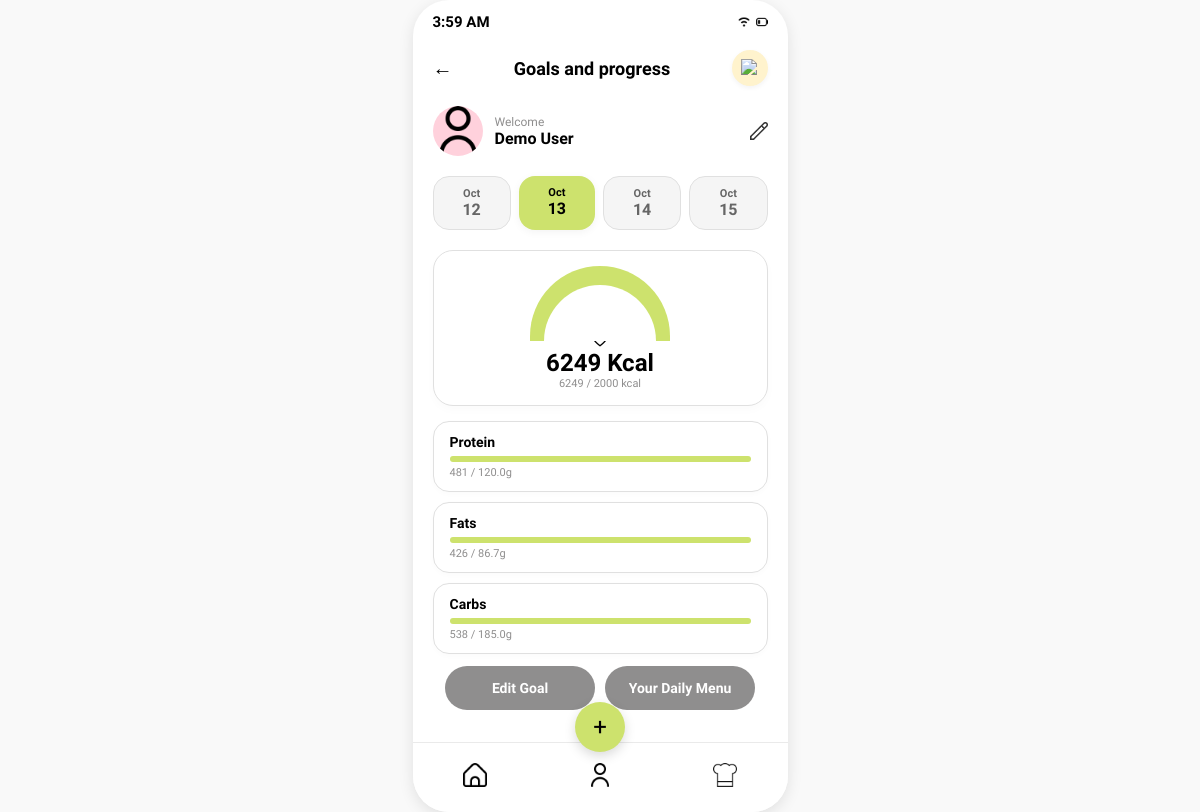
/dashboard, run on the app's committed database.
### tables this page shows
CREATE TABLE goals (
            id INTEGER PRIMARY KEY AUTOINCREMENT,
            user_id INTEGER NOT NULL UNIQUE,
            calories INTEGER NOT NULL,
            protein_percent INTEGER NOT NULL,
            carbohydrate_percent INTEGER NOT NULL,
            fat_percent INTEGER NOT NULL,
            protein_grams REAL NOT NULL,
            carbohydrate_grams REAL NOT NULL,
            fat_grams REAL NOT NULL,
            updated_at TEXT NOT NULL DEFAULT CURRENT_TIMESTAMP,
            FOREIGN KEY (user_id) REFERENCES users(id) ON DELETE CASCADE
        );

### app.py (the view)
@app.route("/dashboard", methods=["GET", "POST"])
def dashboard():
    selected_day, date_options = get_compact_date_options(request.args.get("date"))
    selected_date = selected_day.isoformat()
    goal_targets = {
        "calories": 0,
        "protein": 0,
        "fats": 0,
        "carbs": 0,
    }
    consumed = {"calories": 0.0, "protein": 0.0, "fats": 0.0, "carbs": 0.0}
    profile_name = None
    with get_database_connection() as connection:
        user_id = get_food_user_id(connection)
        goal = None
        if user_id is not None:
            goal = connection.execute(
                """
                SELECT calories, protein_grams, carbohydrate_grams, fat_grams
                FROM goals
                WHERE user_id = ?
                """,
                (user_id,),
            ).fetchone()
            consumed = get_daily_nutrition_totals(connection, user_id, selected_date)
            profile_row = get_saved_profile(connection, user_id)
            profile_name = profile_row["name"] if profile_row is not None else None
    if goal is not None:
        goal_targets = {
            "calories": goal["calories"],
            "protein": goal["protein_grams"],
            "fats": goal["fat_grams"],
            "carbs": goal["carbohydrate_grams"],
        }
    consumed_display = {
        nutrient: format_nutrition_value(value) for nutrient, value in consumed.items()
    }
    progress = {
        "calories": calculate_progress(consumed["calories"], goal_targets["calories"]),
        "protein": calculate_progress(consumed["protein"], goal_targets["protein"]),
        "fats": calculate_progress(consumed["fats"], goal_targets["fats"]),
        "carbs": calculate_progress(consumed["carbs"], goal_targets["carbs"]),
    }
    return render_template(
        "dashboard.html",
        selected_date=selected_date,
        date_options=date_options,
        goal_targets=goal_targets,
        consumed=consumed,
        consumed_display=consumed_display,
        progress=progress,
        profile_name=profile_name or "Demo User",
    )

### app.py (called while the page is built)
def get_database_connection():
    return open_database_connection(app.config["DATABASE"])

def active_demo_user_id():
    user_id = session.get("user_id")
    if user_id is None:
        return None
    with get_database_connection() as connection:
        user = connection.execute(
            "SELECT id FROM users WHERE id = ?", (user_id,)
        ).fetchone()
    return user["id"] if user is not None else None

def get_food_user_id(connection):
    session_user_id = active_demo_user_id()
    if session_user_id is not None:
        return session_user_id
    users = connection.execute("SELECT id FROM users ORDER BY id LIMIT 2").fetchall()
    return users[0]["id"] if len(users) == 1 else None

def get_daily_nutrition_totals(connection, user_id, meal_date):
    totals = {"calories": 0.0, "protein": 0.0, "fats": 0.0, "carbs": 0.0}
    if user_id is None:
        return totals
    row = connection.execute(
        """
        SELECT COALESCE(SUM(calories), 0) AS calories,
               COALESCE(SUM(protein_grams), 0) AS protein,
               COALESCE(SUM(fat_grams), 0) AS fats,
               COALESCE(SUM(carbohydrate_grams), 0) AS carbs
        FROM meal_logs
        WHERE user_id = ? AND meal_date = ?
        """,
        (user_id, meal_date),
    ).fetchone()
    return {name: float(row[name]) for name in totals}

def format_nutrition_value(value):
    value = float(value)
    return str(int(value)) if value.is_integer() else f"{value:.1f}"

def calculate_progress(consumed, target):
    target = float(target)
    if target <= 0:
        return 0
    return min(100, round((float(consumed) / target) * 100, 1))

def get_compact_date_options(requested_date):
    try:
        selected_date = (
            date.fromisoformat(requested_date) if requested_date else date.today()
        )
    except (TypeError, ValueError):
        selected_date = date.today()
    date_options = []
    for offset in (-1, 0, 1, 2):
        option_date = selected_date + timedelta(days=offset)
        date_options.append(
            {
                "value": option_date.isoformat(),
                "month": option_date.strftime("%b"),
                "day": option_date.day,
                "is_selected": option_date == selected_date,
            }
        )
    return selected_date, date_options

### templates/dashboard.html (shortened to what this page needs)
<!DOCTYPE html>
<html lang="en">
<head>
    <link rel="stylesheet" href="{{ url_for('static', filename='style.css') }}">
</head>
<body>
    <div class="phone-screen" style="justify-content: flex-start; padding: 25px 20px; position: relative;">
        <div class="status-bar">
            <span id="live-est-clock">9:41</span>
            <div class="icons">
                <img src="{{ url_for('static', filename='wifi.png') }}" alt="Wi-Fi">
                <img src="{{ url_for('static', filename='battery.png') }}" alt="Battery">
            </div>
        </div>
        <div
            style="display: flex; justify-content: space-between; align-items: center; width: 100%; margin-top: 25px; margin-bottom: 20px;">
            <a href="{{ url_for('goal') }}"
                style="font-size: 20px; color: #000; text-decoration: none; font-weight: bold;">←</a>
            <h2 style="font-size: 18px; font-weight: 700; margin: 0; color: #000000;">Goals and progress</h2>
            <a href="{{ url_for('notifications') }}" style="text-decoration: none; display: flex;">
                <div
                    style="background: #FFF3CD; border-radius: 50%; width: 36px; height: 36px; display: flex; align-items: center; justify-content: center; box-shadow: 0 2px 5px rgba(0,0,0,0.05);">
                    <img src="{{ url_for('static', filename='bell.png') }}" alt="Notification Bell"
                        style="width: 18px; height: 18px; object-fit: contain;">
                </div>
            </a>
        </div>
        <a href="{{ url_for('profile') }}"
            style="display: flex; align-items: center; width: 100%; margin-bottom: 20px; position: relative; text-decoration: none;">
            <div
                style="width: 50px; height: 50px; border-radius: 50%; overflow: hidden; margin-right: 12px; background: #FFD1DC; display: flex; align-items: center; justify-content: center;">
                <img src="{{ url_for('static', filename='user-3.png') }}" alt="Profile Avatar"
                    style="width: 100%; height: 100%; object-fit: cover;">
            </div>
            <div>
                <div style="font-size: 12px; color: #8F8E8E; font-weight: 500;">Welcome</div>
                <div style="font-size: 16px; font-weight: 700; color: #000;">{{ profile_name }}</div>
            </div>
            <div style="position: absolute; right: 0; display: flex; align-items: center; justify-content: center;">
                <img src="{{ url_for('static', filename='pencil.png') }}" alt="Edit Profile"
                    style="width: 18px; height: 18px; object-fit: contain; opacity: 0.8;">
            </div>
        </a>
        <div style="display: flex; justify-content: space-between; width: 100%; margin-bottom: 20px; gap: 8px;">
            {% for date_option in date_options %}
            <a href="{{ url_for('dashboard', date=date_option.value) }}"
                style="text-decoration: none; flex: 1; background: {% if date_option.is_selected %}#CDE26D{% else %}#F5F5F5{% endif %}; border-radius: 16px; padding: 10px 0; text-align: center; border: {% if date_option.is_selected %}none{% else %}1px solid #E0E0E0{% endif %}; box-shadow: {% if date_option.is_selected %}0 2px 8px rgba(0,0,0,0.05){% else %}none{% endif %};">
                <div
                    style="font-size: 11px; color: {% if date_option.is_selected %}#000{% else %}#666{% endif %}; font-weight: 600;">
                    {{ date_option.month }}</div>
                <div
                    style="font-size: 16px; color: {% if date_option.is_selected %}#000{% else %}#666{% endif %}; font-weight: 700;">
                    {{ date_option.day }}</div>
            </a>
            {% endfor %}
        </div>
        <div
            style="background: #ffffff; border: 1.5px solid #E0E0E0; border-radius: 20px; padding: 15px; width: 100%; display: flex; flex-direction: column; align-items: center; margin-bottom: 15px; box-shadow: 0 4px 10px rgba(0,0,0,0.02); position: relative; box-sizing: border-box;">
            <div style="
                width: 140px;
                height: 75px;
                border-top-left-radius: 75px;
                border-top-right-radius: 75px;
                background: conic-gradient(
                    from 270deg at 50% 100%,
                    {% if progress.calories >= 100 %}#CDE26D{% else %}#FFCC00{% endif %} 0deg,
                    {% if progress.calories >= 100 %}#CDE26D{% else %}#FFCC00{% endif %} {{ (progress.calories * 1.8)|round(1) }}deg,
                    #E0E0E0 {{ (progress.calories * 1.8)|round(1) }}deg,
                    #E0E0E0 360deg
                );
                position: relative;
                display: flex;
                align-items: flex-end;
                justify-content: center;
            ">
                <div
                    style="width: 112px; height: 56px; border-top-left-radius: 56px; border-top-right-radius: 56px; background: #ffffff;">
                </div>
            </div>
            <div style="display: flex; align-items: center; gap: 4px; margin-top: -10px;">
            </div>
            <div style="font-size: 24px; font-weight: 800; color: #000; margin-top: 2px;">{{ consumed_display.calories
                }} Kcal</div>
            <div style="font-size: 11px; color: #8F8E8E; font-weight: 500;">{{ consumed_display.calories }} / {{
                goal_targets.calories }} kcal</div>
        </div>
        <div style="width: 100%; display: flex; flex-direction: column; gap: 10px; margin-bottom: 15px;">
            <div
                style="background: #ffffff; border: 1.5px solid #E0E0E0; border-radius: 16px; padding: 12px 16px; box-shadow: 0 2px 6px rgba(0,0,0,0.02);">
                <div
                    style="display: flex; justify-content: space-between; font-size: 14px; font-weight: 700; color: #000; margin-bottom: 6px;">
                    <span>Protein</span>
                </div>
                <div
                    style="background: #E0E0E0; border-radius: 4px; height: 6px; width: 100%; overflow: hidden; margin-bottom: 4px;">
                    <div
                        style="background: {% if progress.protein >= 100 %}#CDE26D{% else %}#FFCC00{% endif %}; height: 100%; width: {{ progress.protein }}%;">
                    </div>
                </div>
                <div style="font-size: 11px; color: #8F8E8E;">{{ consumed_display.protein }} / {{ goal_targets.protein
                    }}g</div>
            </div>
            <div
                style="background: #ffffff; border: 1.5px solid #E0E0E0; border-radius: 16px; padding: 12px 16px; box-shadow: 0 2px 6px rgba(0,0,0,0.02);">
                <div
                    style="display: flex; justify-content: space-between; font-size: 14px; font-weight: 700; color: #000; margin-bottom: 6px;">
                    <span>Fats</span>
                </div>
                <div
                    style="background: #E0E0E0; border-radius: 4px; height: 6px; width: 100%; overflow: hidden; margin-bottom: 4px;">
                    <div
                        style="background: {% if progress.fats >= 100 %}#CDE26D{% else %}#FFCC00{% endif %}; height: 100%; width: {{ progress.fats }}%;">
                    </div>
                </div>
                <div style="font-size: 11px; color: #8F8E8E;">{{ consumed_display.fats }} / {{ goal_targets.fats }}g
                </div>
            </div>
            <div
                style="background: #ffffff; border: 1.5px solid #E0E0E0; border-radius: 16px; padding: 12px 16px; box-shadow: 0 2px 6px rgba(0,0,0,0.02);">
                <div
                    style="display: flex; justify-content: space-between; font-size: 14px; font-weight: 700; color: #000; margin-bottom: 6px;">
                    <span>Carbs</span>
                </div>
                <div
                    style="background: #E0E0E0; border-radius: 4px; height: 6px; width: 100%; overflow: hidden; margin-bottom: 4px;">
                    <div
                        style="background: {% if progress.carbs >= 100 %}#CDE26D{% else %}#FFCC00{% endif %}; height: 100%; width: {{ progress.carbs }}%;">
                    </div>
                </div>
                <div style="font-size: 11px; color: #8F8E8E;">{{ consumed_display.carbs }} / {{ goal_targets.carbs }}g
                </div>
            </div>
        </div>
        <div style="display: flex; gap: 10px; width: 100%; max-width: 330px; margin: -3px auto; padding: 0 10px;">
            <a href="{{ url_for('set_goals') }}"
                style="flex: 1; background-color: #8F8E8E; color: #ffffff; font-size: 14px; font-weight: 600; padding: 14px 10px; border: none; border-radius: 25px; text-align: center; text-decoration: none; display: inline-block;">Edit
                Goal</a>
            <a href="{{ url_for('daily_menu', date=selected_date, meal='Breakfast') }}"
                style="flex: 1; background-color: #8F8E8E; color: #ffffff; font-size: 14px; font-weight: 600; padding: 14px 10px; border: none; border-radius: 25px; text-align: center; text-decoration: none; display: inline-block;">Your
                Daily Menu</a>
        </div>
        <div class="bottom-nav">
            <a href="{{ url_for('dashboard') }}"><img src="{{ url_for('static', filename='home.png') }}" alt="Home"
                    class="nav-icon"></a>
            <a href="{{ url_for('profile') }}"><img src="{{ url_for('static', filename='user-3.png') }}" alt="Profile"
                    class="nav-icon"></a>
            <a href="{{ url_for('food_library') }}"><img src="{{ url_for('static', filename='hat-chef.png') }}"
                    alt="Chef" class="nav-icon"></a>
        </div>
        <a href="{{ url_for('log_meal') }}" class="floating-add-btn">+</a>
    </div>
</body>
</html>

### static/style.css (style rules this page uses)
* { margin: 0; padding: 0; box-sizing: border-box; }
body { font-family: "Quicksand", sans-serif; background-color: #f9f9f9; display: flex; justify-content: center; align-items: center; min-height: 100vh; }
.phone-screen { background-color: #ffffff; width: 375px; height: 812px; border-radius: 36px; box-shadow: 0 4px 15px rgba(0,0,0,0.1); display: flex; flex-direction: column; align-items: center; justify-content: flex-start; position: relative; padding: 25px 20px; overflow: hidden; }
.status-bar { width: 100%; height: 44px; position: absolute; top: 0; left: 0; display: flex; justify-content: space-between; align-items: center; padding: 0 20px; font-size: 15px; font-weight: 600; color: #000000; }
.status-bar .icons { display: flex; align-items: center; gap: 6px; }
.status-bar .icons img { height: 12px; width: auto; object-fit: contain; }
.bottom-nav { position: absolute; bottom: 0; left: 0; width: 100%; height: 70px; background-color: #ffffff; border-top: 1px solid #eaeaea; display: flex; justify-content: space-around; align-items: center; z-index: 100; box-sizing: border-box; }
.bottom-nav a { font-size: 22px; color: #1A3427; text-decoration: none; }
.nav-icon { width: 24px; height: 24px; object-fit: contain; }
.floating-add-btn { position: absolute; bottom: 60px; left: 50%; transform: translateX(-50%); width: 50px; height: 50px; background: #CDE26D; border-radius: 50%; display: flex; justify-content: center; align-items: center; font-size: 24px; color: #000000; text-decoration: none; box-shadow: 0 4px 12px rgba(0,0,0,0.15); z-index: 200; }

### data on the page
goals: calories "2000", protein "120.0", fats "86.7", carbs "185.0"

### other printed values
{{ profile_name }} "Demo User"
{{ date_option.month }} "Oct" "Oct" "Oct" "Oct"
{{ date_option.day }} "12" "13" "14" "15"
{{ consumed_display.calories }} "6249"
{{ consumed_display.protein }} "481"
{{ consumed_display.fats }} "426"
{{ consumed_display.carbs }} "538"
